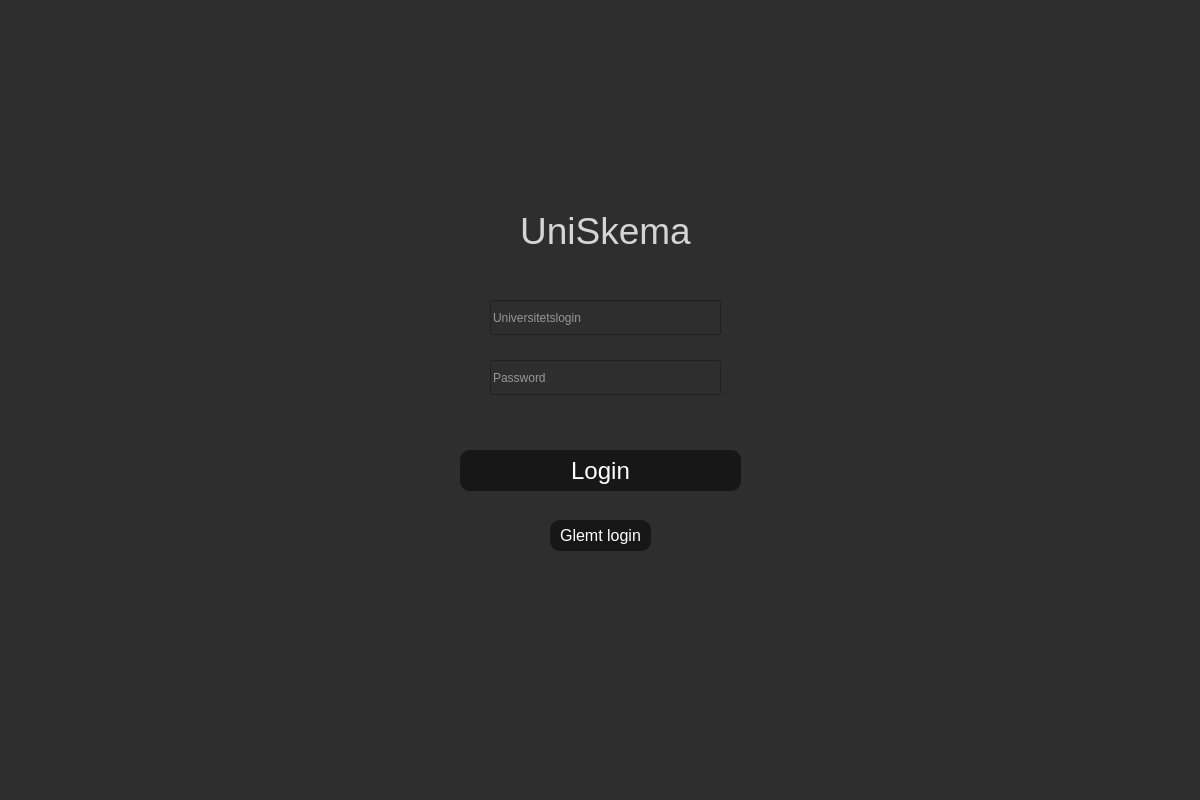
<?xml version="1.0" encoding="UTF-8"?>
<ui version="4.0">
 <class>MainWindow</class>
 <widget class="QMainWindow" name="MainWindow">
  <property name="geometry">
   <rect>
    <x>0</x>
    <y>0</y>
    <width>1200</width>
    <height>800</height>
   </rect>
  </property>
  <property name="windowTitle">
   <string>MainWindow</string>
  </property>
  <property name="styleSheet">
   <string notr="true">background-color:rgb(46, 46, 46);</string>
  </property>
  <widget class="QWidget" name="centralwidget">
   <widget class="QLabel" name="label">
    <property name="geometry">
     <rect>
      <x>510</x>
      <y>200</y>
      <width>191</width>
      <height>61</height>
     </rect>
    </property>
    <property name="layoutDirection">
     <enum>Qt::LeftToRight</enum>
    </property>
    <property name="styleSheet">
     <string notr="true">color: rgb(213, 213, 213); font-size:28pt; text-align:center;</string>
    </property>
    <property name="text">
     <string>UniSkema</string>
    </property>
    <property name="alignment">
     <set>Qt::AlignCenter</set>
    </property>
    <property name="margin">
     <number>0</number>
    </property>
   </widget>
   <widget class="QLineEdit" name="Unilogin">
    <property name="geometry">
     <rect>
      <x>490</x>
      <y>300</y>
      <width>231</width>
      <height>35</height>
     </rect>
    </property>
    <property name="autoFillBackground">
     <bool>false</bool>
    </property>
    <property name="styleSheet">
     <string notr="true">color:rgb(255, 255, 255);</string>
    </property>
    <property name="text">
     <string/>
    </property>
    <property name="placeholderText">
     <string>Universitetslogin</string>
    </property>
   </widget>
   <widget class="QLineEdit" name="Password">
    <property name="geometry">
     <rect>
      <x>490</x>
      <y>360</y>
      <width>231</width>
      <height>35</height>
     </rect>
    </property>
    <property name="styleSheet">
     <string notr="true">color:rgb(255, 255, 255);</string>
    </property>
    <property name="text">
     <string/>
    </property>
    <property name="frame">
     <bool>true</bool>
    </property>
    <property name="echoMode">
     <enum>QLineEdit::Password</enum>
    </property>
    <property name="placeholderText">
     <string>Password</string>
    </property>
   </widget>
   <widget class="QPushButton" name="LoginButton">
    <property name="geometry">
     <rect>
      <x>460</x>
      <y>450</y>
      <width>281</width>
      <height>41</height>
     </rect>
    </property>
    <property name="styleSheet">
     <string notr="true">background-color: rgb(23, 23, 23); font-size:18pt; border-radius:10px; color:rgb(255, 255, 255)</string>
    </property>
    <property name="text">
     <string>Login</string>
    </property>
   </widget>
   <widget class="QPushButton" name="GlemtLoginButton">
    <property name="geometry">
     <rect>
      <x>550</x>
      <y>520</y>
      <width>101</width>
      <height>31</height>
     </rect>
    </property>
    <property name="styleSheet">
     <string notr="true">background-color: rgb(23, 23, 23); font-size:12pt; border-radius:10px; color:rgb(255, 255, 255)</string>
    </property>
    <property name="text">
     <string>Glemt login</string>
    </property>
   </widget>
  </widget>
  <widget class="QMenuBar" name="menubar">
   <property name="geometry">
    <rect>
     <x>0</x>
     <y>0</y>
     <width>1200</width>
     <height>24</height>
    </rect>
   </property>
  </widget>
  <widget class="QStatusBar" name="statusbar"/>
  <action name="actionsad">
   <property name="text">
    <string/>
   </property>
  </action>
 </widget>
 <resources/>
 <connections/>
</ui>
